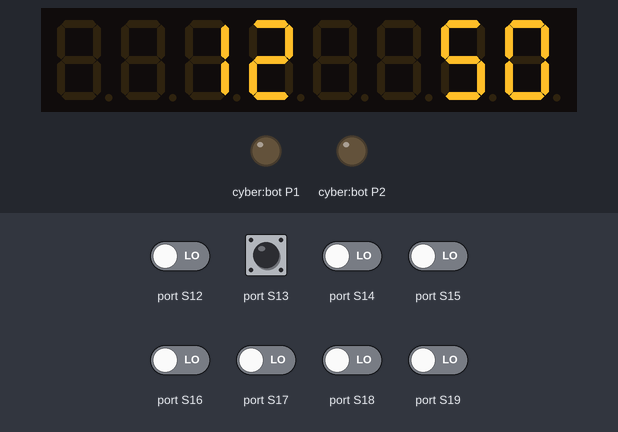
Recording of a program running on a simulated BBC micro:bit (MakeCode). Shown: 8-digit seven-segment display, output pins drawn as LEDs (lit = HIGH). The inputs (shaded band) are chosen by the test bench; at power-on: port S12–19 LOW. Pins used as bus, display or sensor lines are not drawn.

Above: at 1.2 s.
1.3 s: port S13 pulled HIGH for 0.15 s
At 2.2 s:
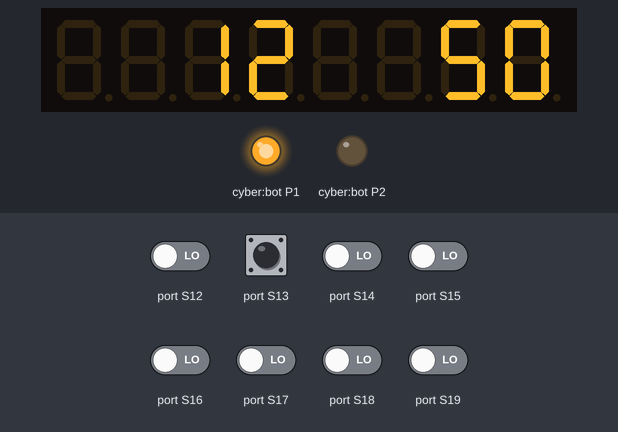
2.9 s: port S13 pulled HIGH for 1 s
At 3.9 s:
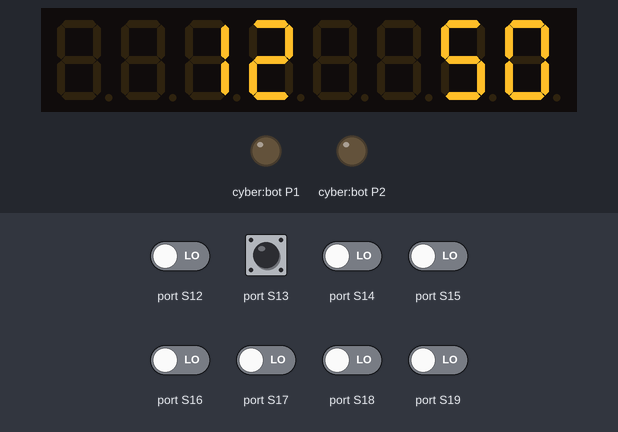
5.4 s: port S13 driven HIGH and port S14 driven HIGH
At 6.6 s:
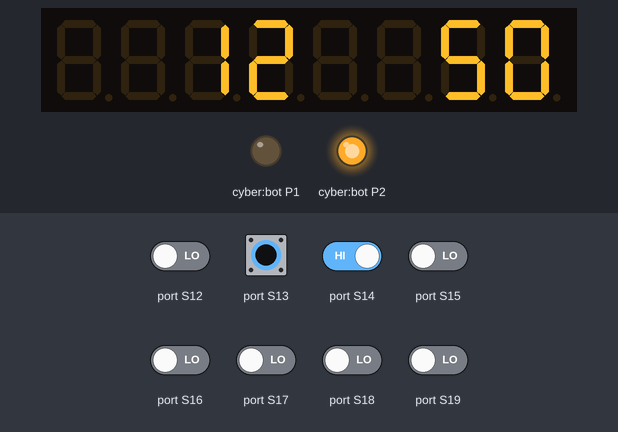
Timing chart, 0 to 8.4 s (numbered marks = the images above; inputs shaded):
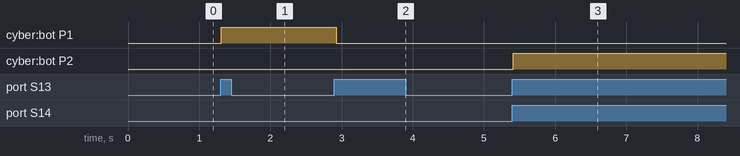

Measured:
- after the input at 1.3 s, cyber:bot P1: LOW → HIGH at once
- after the input at 2.9 s, cyber:bot P1: HIGH → LOW at once
- after the input at 5.4 s, cyber:bot P2: LOW → HIGH at once

The program:

main.ts
```typescript
//% block="LED&KEY"
namespace tm1638 {

    const BUTTONS_ID = 15854635;
    let _stb = DigitalPin.P0;
    let _clk = DigitalPin.P1;
    let _dio = DigitalPin.P2;
    let _ON = 8;
    let _brightness = 4;
    let DIGITS: number[];

    //% blockId=TM1638_init
    //% block="LED&KEY pin connections STB $stb|CLK $clk|DIO $dio"
    //% block.loc.cs="LED&KEY připojení pinů STB $stb|CLK $clk|DIO $dio"
    export function init(stb: DigitalPin = DigitalPin.P0, clk: DigitalPin = DigitalPin.P1, dio: DigitalPin = DigitalPin.P2): void {
        DIGITS = [0x3F, 0x06, 0x5B, 0x4F, 0x66, 0x6D, 0x7D, 0x07, 0x7F, 0x6F, 0x77, 0x7C, 0x39, 0x5E, 0x79, 0x71];
        _stb = stb;
        _clk = clk;
        _dio = dio;
        // pins.setPull(_dio, PinPullMode.PullUp);
        pins.digitalWritePin(_clk, 1);
        pins.digitalWritePin(_dio, 0);
        pins.digitalWritePin(_stb, 1);
        clear();
        _ON = 8;
        _brightness = 4;
        _write_dsp_ctrl();
    }

    function _stbH() {
        pins.digitalWritePin(_stb, 1);
    }

    function _stbL() {
        pins.digitalWritePin(_stb, 0);
    }

    function _clkH() {
        pins.digitalWritePin(_clk, 1);
    }

    function _clkL() {
        pins.digitalWritePin(_clk, 0);
    }

    function _command(cmd: number) {
        _stbL();
        _write_byte(cmd);
        _stbH();
    }

    function _write_byte(b: number) {
        for (let i = 0; i < 8; i++) {
            _clkL();
            pins.digitalWritePin(_dio, (b >> i) & 1);
            _clkH();
        }
    }

    function _read_byte() : number {
        pins.setPull(_dio, PinPullMode.PullUp);
        let n = 0;
        for (let i = 0; i < 8; i++) {
            _clkL();
            n |= pins.digitalReadPin(_dio) << i;
            _clkH();
        }
        return n;
    }

    function _write_dsp_ctrl() {
        _command(0x80 | _ON | (_brightness & 7));
    }

    function _set_address(addr: number) {
        _write_byte(0xC0 | (addr & 0xF));
    }

    //% blockId=TM1638_clear
    //% block="Clear display and LEDs"
    //% block.loc.cs="Zhasni displej a LEDky"
    export function clear(): void {
        _command(0x40);
        _stbL();
        _set_address(0);
        for (let i = 0; i < 16; i++) {
            _write_byte(0);
        }
        _stbH();
    }

    //% blockId=TM1638_set_brightness
    //% block="Set display brightness to $b"
    //% block.loc.cs="Nastav jas displeje na $b"
    //% b.min=0 b.max=7
    export function setBrightness(b: number = 4): void {
        _brightness = b;
        _write_dsp_ctrl();
    }

    //% blockId=TM1638_set_led
    //% block="Set LED $index (1-8)|on/off $b"
    //% block.loc.cs="Nastav LED $index (1-8)|$b"
    //% index.min=1 index.max=8
    export function setLED(index: number, b: boolean): void {
        _command(0x44);
        _stbL();
        _set_address((index << 1) - 1);
        _write_byte(b ? 1 : 0);
        _stbH();
    }

    //% blockId=TM1638_set_led_on
    //% block="Turn LED $index (1-8) ON"
    //% block.loc.cs="Rozsviť LED $index (1-8)"
    //% index.min=1 index.max=8
    export function setLED_on(index: number): void {
        setLED(index, true);
    }

    //% blockId=TM1638_set_led_off
    //% block="Turn LED $index (1-8) OFF"
    //% block.loc.cs="Zhasni LED $index (1-8)"
    //% index.min=1 index.max=8
    export function setLED_off(index: number): void {
        setLED(index, false);
    }

    //% blockId=TM1638_set_segment
    //% block="Set segment $index (1-8)|to $val"
    //% block.loc.cs="Nastav segment $index (1-8)|na $val"
    //% index.min=1 index.max=8
    //% val.min=0 val.max=255
    export function setSegment(index: number, val: number): void {
        _command(0x44);
        _stbL();
        _set_address(index - 1 << 1);
        _write_byte(val & 0xFF);
        _stbH();
    }

    //% blockId=TM1638_show_number
    //% block="Show a number $n on display"
    //% block.loc.cs="Zobraz číslo $n na displeji"
    export function showNumber(n: number): void {
        let x = n;
        for (let i = 8; i >= 1; i--) {
            const j = x % 10;
            setSegment(i, x > 0 || i == 8 ? DIGITS[j] : 0);
            x = Math.idiv(x, 10);
        }
    }

    //% blockId=TM1638_show_number_left
    //% block="Show a number $n on the left display"
    //% block.loc.cs="Zobraz číslo $n na levém displeji"
    export function showNumberLeft(n: number): void {
        _showNumber(1, n);
    }

    //% blockId=TM1638_show_number_right
    //% block="Show a number $n on the right display"
    //% block.loc.cs="Zobraz číslo $n na pravém displeji"
    export function showNumberRight(n: number) : void {
        _showNumber(5, n);
    }

    function _showNumber(offset: number, n: number) {
        let x = n;
        for (let i = 3; i >= 0; i--) {
            const j = x % 10;
            setSegment(offset + i, x > 0 || i == 3 ? DIGITS[j] : 0);
            x = Math.idiv(x, 10);
        }
    }

    export function keys() : number {
        _stbL();
        _write_byte(0x42);
        let keys = 0;
        for (let i = 0; i < 4; i++) {
            let b = _read_byte();
            keys |= b << i;
        }
        _stbH();
        return keys;
    }

    //% blockId=TM1638_on_pressed_event
    //% draggableParameters="reporter"
    //% block="on button $index pressed"
    //% block.loc.cs="při stisknutí tlačítka $index (číslo 1-8)"
    export function onButtonPressEvent(body: (index: number) => void): void {
        control.onEvent(BUTTONS_ID, DAL.MICROBIT_EVT_ANY, () => {
            body(control.eventValue());
        });
        control.inBackground(() => {
            let lastKeys = keys();
            while (true) {
                const k = keys();
                if (k != lastKeys) {
                    let press = (lastKeys ^ k) & k;
                    for (let i = 0; i < 8; i++) {
                        if (press & 1 << i)
                            control.raiseEvent(BUTTONS_ID, i + 1);
                    }
                    lastKeys = k;
                }
                basic.pause(25); // uses fiber_sleep()
            }
        })
    }
}
```

test.ts
```typescript
// Tady jsou testy. Při použití tohoto balíčku jako rozšíření nebude zkompilováno.
tm1638.init(DigitalPin.P0, DigitalPin.P1, DigitalPin.P2);
/*tm._command(0x44);
tm._stbL();
tm._set_address(4);
tm._write_byte(0x77);
tm._stbH();

tm._command(0x40);
tm._stbL();
tm._set_address(0);
for (let i = 0; i < 8; i++) {
    tm._write_byte(0x77);
    tm._write_byte(1);
}
tm._stbH();
*/
// tm1638.setLED(0, true);
// tm1638.setLED(1, true);
// tm1638.setLED(2, false);
// tm1638.setLED(3, true);
// tm1638.setLED(4, true);
tm1638.showNumberLeft(12);
tm1638.showNumberRight(50);
let x = 0;
let y = 0;
tm1638.onButtonPressEvent((index) => {
    // led.toggle(x++, y);
    // if (x == 5) {
    //     x = 0;
    //     y++;
    //     if (y == 5)
    //         y = 0;
    // }
    // basic.showNumber(index);
    // tm1638.showNumberRight(index);
    if (rozsvicene_ledky[index] == 0) {
        rozsvicene_ledky[index] = 1
        tm1638.setLED(index, true)
    } else {
        rozsvicene_ledky[index] = 0
        tm1638.setLED(index, false)
    }
});
let rozsvicene_ledky: number[] = []
for (let i = 1; i <= 8; i++)
    rozsvicene_ledky[i] = 0;

// while (true) {
//     let k = tm1638.keys();
//     tm1638.showNumberRight(k);
//     basic.pause(10)
// }
```
